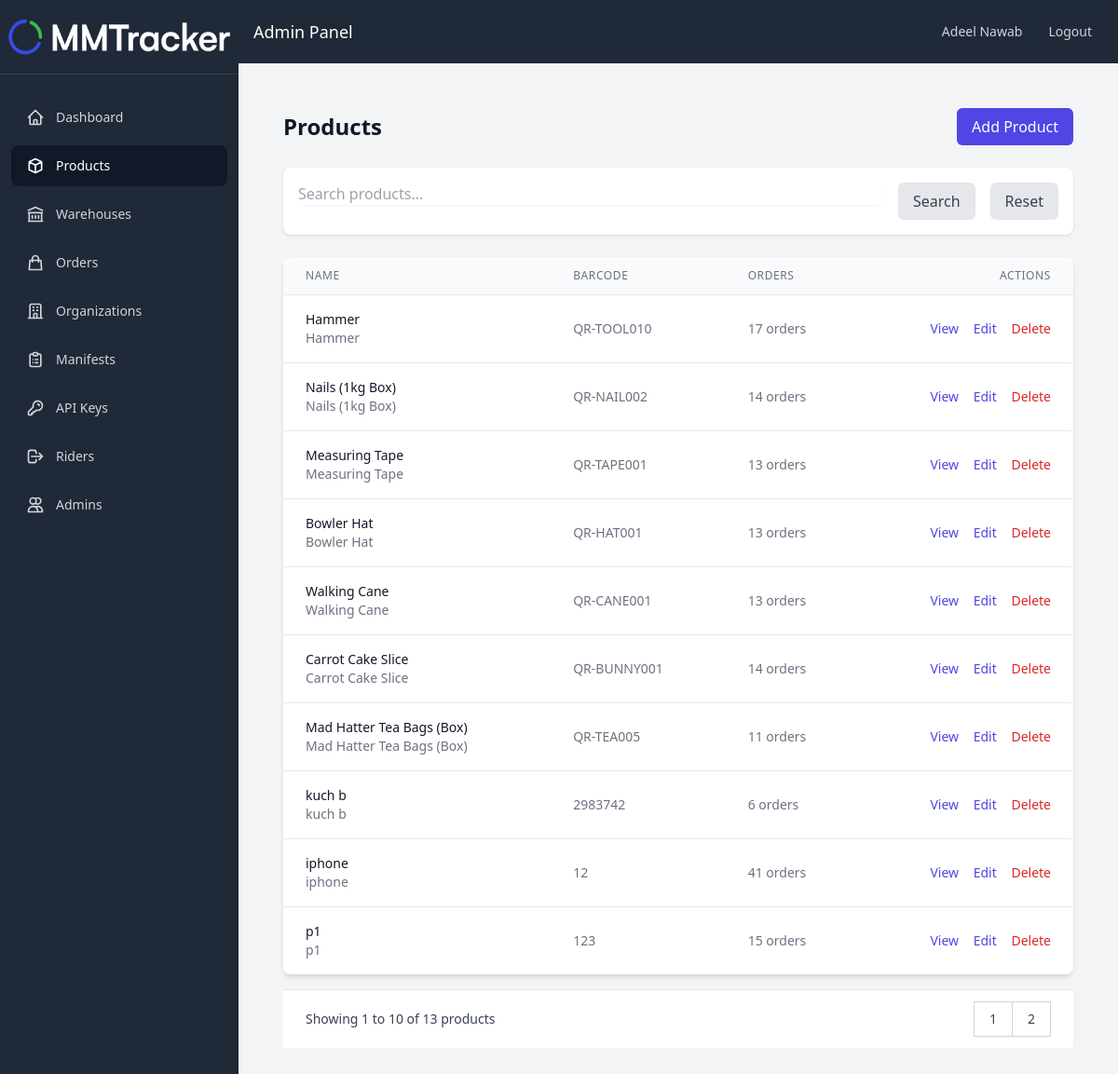
Screenshot of /pages/products/index.php (signed in) with the database file from the repository.
### tables this page shows
CREATE TABLE `Products` (
  `id` int(11) NOT NULL,
  `name` varchar(255) NOT NULL,
  `description` text DEFAULT NULL,
  `qrcode_number` varchar(100) DEFAULT NULL,
  `company_id` int(11) NOT NULL,
  `created_at` timestamp NOT NULL DEFAULT current_timestamp(),
  `updated_at` timestamp NOT NULL DEFAULT current_timestamp() ON UPDATE current_timestamp()
);

### includes/config.php (called while the page is built, shortened)
<?php
$db_host = 'localhost';
$db_user = 'root';
$db_pass = '';
$db_name = 'u337053559_delivery';
$conn = mysqli_connect($db_host, $db_user, $db_pass, $db_name);
mysqli_set_charset($conn, "utf8mb4");
function validUser() {
    global $conn;
    $query = "SELECT id, is_active FROM Users WHERE id = ?";
    $stmt = mysqli_prepare($conn, $query);
    mysqli_stmt_bind_param($stmt, "i", $_SESSION['user_id']);
    mysqli_stmt_execute($stmt);
    $result = mysqli_stmt_get_result($stmt);
    return true;
}
?>

### pages/products/index.php (the view, shortened to what this page needs)
<?php
require_once '../../includes/config.php';
$page = isset($_GET['page']) ? (int)$_GET['page'] : 1;
$limit = 10;
$offset = ($page - 1) * $limit;
$search = isset($_GET['search']) ? cleanInput($_GET['search']) : '';
$where_conditions = [];
if (!isSuperAdmin()) {
    $where_conditions[] = "p.company_id = " . $_SESSION['company_id'];
}
$where_clause = !empty($where_conditions) ? "WHERE " . implode(" AND ", $where_conditions) : "";
$count_query = "SELECT COUNT(*) as total FROM Products p $where_clause";
$count_result = mysqli_query($conn, $count_query);
$total_records = mysqli_fetch_assoc($count_result)['total'];
$total_pages = ceil($total_records / $limit);
$query = "SELECT p.*, c.name as company_name,
          (SELECT COUNT(*) FROM ProductOrders WHERE product_id = p.id) as total_orders
          FROM Products p
          LEFT JOIN Companies c ON p.company_id = c.id
          $where_clause
          ORDER BY p.created_at DESC LIMIT $offset, $limit";
$result = mysqli_query($conn, $query);
?>
<!DOCTYPE html>
<html lang="en">
<head>
    <script src="https://cdn.tailwindcss.com"></script>
</head>
<body class="bg-gray-100">
    <?php include_once '../../includes/navbar.php'; ?>
    <div class="flex-1 flex flex-col">
        <div class="bg-gray-800 p-4 flex justify-between items-center">
            <div class="text-white text-lg">Admin Panel</div>
            <div class="flex items-center">
                <span class="text-gray-300 text-sm mr-4"><?php echo $_SESSION['user_name']; ?></span>
                <a href="<?php echo SITE_URL; ?>logout.php"
                    class="text-gray-300 hover:bg-gray-700 hover:text-white px-3 py-2 rounded-md text-sm font-medium">
                    Logout
                </a>
            </div>
        </div>
        <div class="p-4">
            <div class="max-w-7xl mx-auto px-4 sm:px-6 lg:px-8 py-8">
                <div class="flex justify-between items-center mb-6">
                    <h1 class="text-2xl font-bold text-gray-900">Products</h1>
                    <a href="create.php" class="bg-indigo-600 text-white px-4 py-2 rounded-md hover:bg-indigo-700">
                        Add Product
                    </a>
                </div>
                <div class="bg-white p-4 rounded-lg shadow mb-6">
                    <form method="GET" class="flex gap-4">
                        <div class="flex-1">
                            <input type="text" name="search" value="<?php echo htmlspecialchars($search); ?>"
                                placeholder="Search products..."
                                class="w-full rounded-md border-gray-300 shadow-sm focus:border-indigo-500 focus:ring-indigo-500">
                        </div>
                        <button type="submit" class="bg-gray-200 text-gray-700 px-4 py-2 rounded-md hover:bg-gray-300">Search</button>
                        <a href="index.php" class="bg-gray-200 text-gray-700 px-4 py-2 rounded-md hover:bg-gray-300">Reset</a>
                    </form>
                </div>
                <div class="bg-white shadow-md rounded-lg overflow-hidden">
                    <table class="min-w-full divide-y divide-gray-200">
                        <thead class="bg-gray-50">
                            <tr>
                                <th class="px-6 py-3 text-left text-xs font-medium text-gray-500 uppercase tracking-wider">Name</th>
                                <th class="px-6 py-3 text-left text-xs font-medium text-gray-500 uppercase tracking-wider">Barcode</th>
                                <th class="px-6 py-3 text-left text-xs font-medium text-gray-500 uppercase tracking-wider">Orders</th>
                                <th class="px-6 py-3 text-right text-xs font-medium text-gray-500 uppercase tracking-wider">Actions</th>
                            </tr>
                        </thead>
                        <tbody class="bg-white divide-y divide-gray-200">
                            <?php while ($product = mysqli_fetch_assoc($result)): ?>
                                <tr>
                                    <td class="px-6 py-4 whitespace-nowrap">
                                        <div class="text-sm font-medium text-gray-900"><?php echo htmlspecialchars($product['name']); ?></div>
                                        <div class="text-sm text-gray-500"><?php echo htmlspecialchars(substr($product['description'], 0, 50)); ?></div>
                                    </td>
                                    <td class="px-6 py-4 whitespace-nowrap text-sm text-gray-500">
                                        <?php echo htmlspecialchars($product['qrcode_number']); ?>
                                    </td>
                                    <td class="px-6 py-4 whitespace-nowrap text-sm text-gray-500">
                                        <?php echo $product['total_orders']; ?> orders
                                    </td>
                                    <td class="px-6 py-4 whitespace-nowrap text-right text-sm font-medium">
                                        <a href="view.php?id=<?php echo $product['id']; ?>" class="text-indigo-600 hover:text-indigo-900 mr-3">View</a>
                                        <a href="edit.php?id=<?php echo $product['id']; ?>" class="text-indigo-600 hover:text-indigo-900 mr-3">Edit</a>
                                        <a href="delete.php?id=<?php echo $product['id']; ?>" class="text-red-600 hover:text-red-900">Delete</a>
                                    </td>
                                </tr>
                            <?php endwhile; ?>
                        </tbody>
                    </table>
                </div>
                <?php if ($total_pages > 1): ?>
                    <div class="bg-white px-4 py-3 flex items-center justify-between border-t border-gray-200 sm:px-6 mt-4">
                        <div class="hidden sm:flex-1 sm:flex sm:items-center sm:justify-between">
                            <div>
                                <p class="text-sm text-gray-700">
                                    Showing <span class="font-medium"><?php echo $offset + 1; ?></span> to
                                    <span class="font-medium"><?php echo min($offset + $limit, $total_records); ?></span> of
                                    <span class="font-medium"><?php echo $total_records; ?></span> products
                                </p>
                            </div>
                            <div>
                                <nav class="relative z-0 inline-flex rounded-md shadow-sm -space-x-px" aria-label="Pagination">
                                    <?php for ($i = 1; $i <= $total_pages; $i++): ?>
                                        <a href="?page=<?php echo $i; ?>&search=<?php echo $search; ?>"
                                            class="relative inline-flex items-center px-4 py-2 border border-gray-300 bg-white text-sm font-medium text-gray-700 hover:bg-gray-50
                                      <?php echo $i === $page ? 'bg-gray-100' : ''; ?>">
                                            <?php echo $i; ?>
                                        </a>
                                    <?php endfor; ?>
                                </nav>
                            </div>
                        </div>
                    </div>
                <?php endif; ?>
            </div>
        </div>
</body>
</html>

### rows the page displays
products: name "Hammer", description "Hammer", qrcode_number "QR-TOOL010", total_orders "17"
products: name "Nails (1kg Box)", description "Nails (1kg Box)", qrcode_number "QR-NAIL002", total_orders "14"
products: name "Measuring Tape", description "Measuring Tape", qrcode_number "QR-TAPE001", total_orders "13"
products: name "Bowler Hat", description "Bowler Hat", qrcode_number "QR-HAT001", total_orders "13"
products: name "Walking Cane", description "Walking Cane", qrcode_number "QR-CANE001", total_orders "13"
products: name "Carrot Cake Slice", description "Carrot Cake Slice", qrcode_number "QR-BUNNY001", total_orders "14"
products: name "Mad Hatter Tea Bags (Box)", description "Mad Hatter Tea Bags (Box)", qrcode_number "QR-TEA005", total_orders "11"
products: name "kuch b", description "kuch b", qrcode_number "2983742", total_orders "6"
products: name "iphone", description "iphone", qrcode_number "12", total_orders "41"
products: name "p1", description "p1", qrcode_number "123", total_orders "15"

### other values shown
$_SESSION['user_name'] "Adeel Nawab"
$offset + 1 "1"
min($offset + $limit, $total_records) "10"
$total_records "13"
